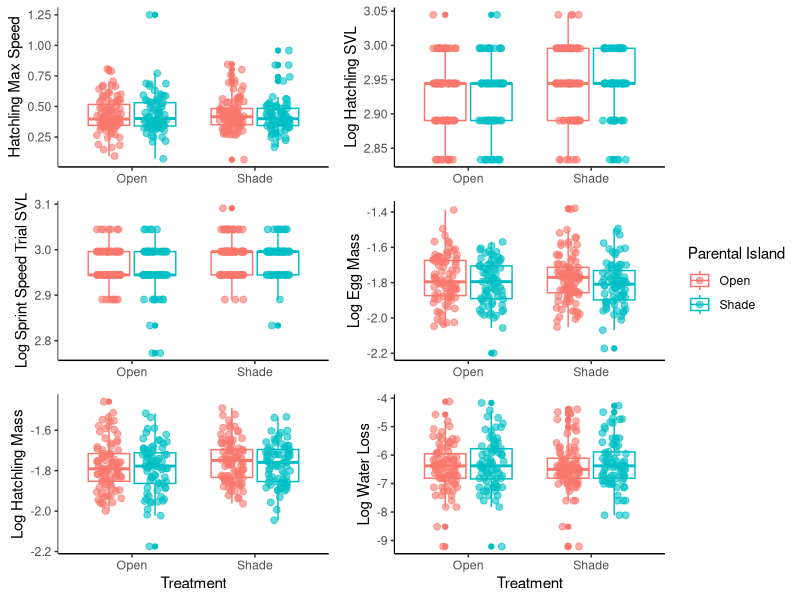

The R script that drew this image:
##################### Packages #####################
library(dplyr)
library(ggplot2)
library(egg)
######## Norris 2024 dataset
norris_dat <- read.csv("Norris2024_master_data.csv")
### Filter out individuals that died before or during experiments
norris_dat_filtered <- norris_dat %>% dplyr::filter(!(egg_id %in% c(32, 65, 107, 144, 162, 171, 225, 234,
                                                                    258, 297, 298, 307, 345, 359, 361, 365, 370,
                                                                    390, 402, 412, 416, 420, 429)))
# Remove the comments and notes columns
norris_dat_filtered_new <- norris_dat_filtered[-c(12,13)]
# Remove NAs from the entire dataset
norris_dat_filtered_new <- na.omit(norris_dat_filtered_new)

################# ggplots ##########################
View(norris_dat_filtered_new)
# I want to display trait value for each individual measured from each treatment and group by parental island source.
# Create boxplot with data points overlayed 
# Max Sprint Speed
bp1 <- ggplot(norris_dat_filtered_new, aes(x=treatment, y=hatchling_max_speed, color = parental_island)) +
  geom_boxplot() +
  geom_point(position = position_jitterdodge(jitter.width=0.2), size=2, alpha=0.6) +
  theme_classic() +
  xlab(NULL) +
  ylab("Hatchling Max Speed") +
  labs(color="Parental Island") +
  theme(legend.position = "none")

# Create boxplot with overlayed datapoints
# Log Hatchling SVL
bp2 <- ggplot(norris_dat_filtered_new, aes(x=treatment, y=log(hatch_svl), color = parental_island)) +
  geom_boxplot() +
  geom_point(position = position_jitterdodge(jitter.width=0.2), size=2, alpha=0.6) +
  theme_classic() +
  xlab(NULL) +
  ylab("Log Hatchling SVL") +
  labs(color="Parental Island") +
  theme(legend.position = "none")

# Log Sprint Trial SVL
bp3 <- ggplot(norris_dat_filtered_new, aes(x=treatment, y=log(sprint_svl), color = parental_island)) +
  geom_boxplot() +
  geom_point(position = position_jitterdodge(jitter.width=0.2), size=2, alpha=0.6) +
  theme_classic() +
  xlab(NULL) +
  ylab("Log Sprint Speed Trial SVL") +
  labs(color="Parental Island") +
  theme(legend.position = "none")

# Log Egg Mass
bp4 <- ggplot(norris_dat_filtered_new, aes(x=treatment, y= log(egg_mass), color = parental_island)) +
  geom_boxplot() +
  geom_point(position = position_jitterdodge(jitter.width=0.2), size=2, alpha=0.6) +
  theme_classic() +
  xlab(NULL) +
  ylab("Log Egg Mass") +
  labs(color="Parental Island")

# Log Hatchling Mass
bp5 <- ggplot(norris_dat_filtered_new, aes(x=treatment, y=log(hatch_mass), color = parental_island)) +
  geom_boxplot() +
  geom_point(position = position_jitterdodge(jitter.width=0.2), size=2, alpha=0.6) +
  theme_classic() +
  xlab("Treatment") +
  ylab("Log Hatchling Mass") +
  labs(color="Parental Island") +
  theme(legend.position = "none")

# Log Water Loss (change in body mass)
bp6 <- ggplot(norris_dat_filtered_new, aes(x=treatment, y=log(water_loss_g), color = parental_island)) +
  geom_boxplot() +
  geom_point(position = position_jitterdodge(jitter.width=0.2), size=2, alpha=0.6) +
  theme_classic() +
  xlab("Treatment") +
  ylab("Log Water Loss") +
  labs(color="Parental Island") +
  theme(legend.position = "none")

# I want to show all the boxplots in a grid format (6x6)
ggarrange(bp1, bp2, bp3, bp4, bp5, bp6)
